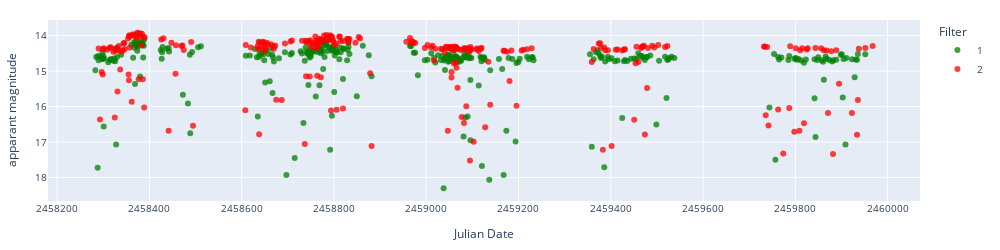
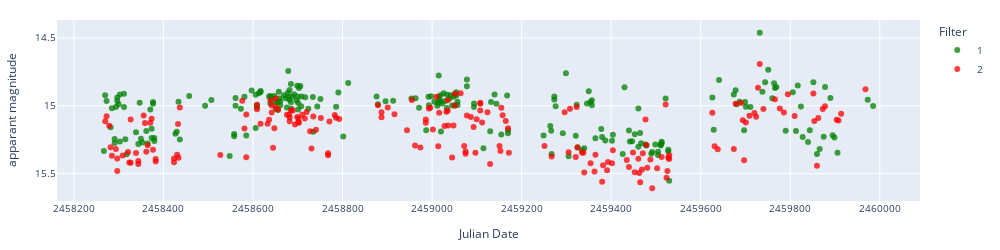
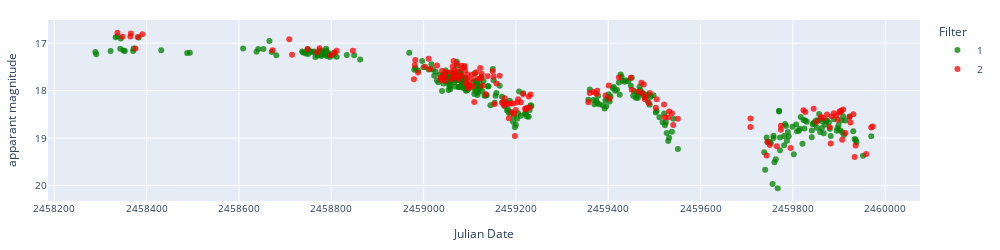
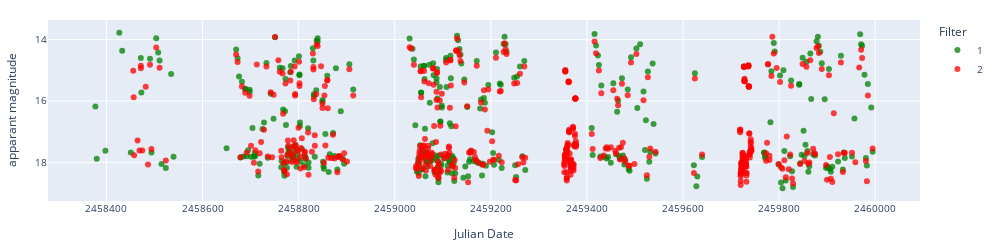

Notebook source saved alongside these figures, in order:
### Markdown cell above
### Display light curves

### Code cell
date = '2023_03_25'

manuallist = True

# Apply errorbars
error = False

if error == True:
        errCollasair1 = 'sigmapsf'
        errCollasair2 = 'dc_sigmag'
else:
    errCollasair1 = None
    errCollasair2 = None

objlist = df_ZTF_CVs[df_ZTF_CVs['Type'].str.contains('UGSS', na=False)]['Xmatch_obj'].iloc[20:40]
objtype = df_ZTF_CVs[df_ZTF_CVs['Type'].str.contains('UGSS', na=False)]['Type'].iloc[20:40]

if manuallist==True:
     objlist = ['ZTF18abajshu','ZTF18aagrgoe','ZTF18abchhxd','ZTF18aabfcyi','ZTF18abnzbxh','ZTF18acrsmyu','ZTF21abhrevv',
                'ZTF18abavrji','ZTF18aanwrti','ZTF18aammncw','ZTF19abzzuin','ZTF18acyerom','ZTF20abgbxco','ZTF18achemir',
                'ZTF18abmaqoi','ZTF18adlkmio','ZTF18abiwtyk','ZTF18aaueblh','ZTF18aakvuwy','ZTF18abcnbki','ZTF18abakkox']

i=0
for object, type in zip(objlist, objtype):
    print(i, object, type)
    
    # Display lasair difference magnitude and apparent magnitude light curves.
    lc_lasair = load_lasair_lc(object, path=f'../lightcurves_dataset/lasair_{date}')
    lc_lasair_appmag = lasair_clean(lc_lasair, limit=25, magerrlim=1)

    # print('Lasair difference magnitude')
    # display_lightcurve(lc_lasair,x='jd',y='magpsf',errorCol=errCollasair1)
    print('Lasair apparent magnitude')
    display_lightcurve(lc_lasair_appmag,x='jd',y='dc_mag',errorCol=errCollasair2)
    i+=1

### Figure 1 — Plotly figure (JSON) as saved in the notebook; plotly's stock layout.template omitted (floating-point values rounded to 4 significant figures; data arrays with more than 128 entries replaced by an {"elided": "..."} marker saying what was removed)
{"data": [{"hovertemplate": "Filter=1<br>Julian Date=%{x}<br>apparant magnitude=%{y}<extra></extra>", "legendgroup": "1", "marker": {"color": "green", "opacity": 0.75, "symbol": "circle"}, "mode": "markers", "name": "1", "orientation": "v", "showlegend": true, "type": "scatter", "x": {"elided": "309 float values"}, "xaxis": "x", "y": {"elided": "309 float values"}, "yaxis": "y"}, {"hovertemplate": "Filter=2<br>Julian Date=%{x}<br>apparant magnitude=%{y}<extra></extra>", "legendgroup": "2", "marker": {"color": "red", "opacity": 0.75, "symbol": "circle"}, "mode": "markers", "name": "2", "orientation": "v", "showlegend": true, "type": "scatter", "x": {"elided": "276 float values"}, "xaxis": "x", "y": {"elided": "276 float values"}, "yaxis": "y"}], "layout": {"font": {"size": 10}, "height": 250, "legend": {"title": {"text": "Filter"}, "tracegroupgap": 0}, "margin": {"b": 20, "l": 20, "r": 20, "t": 20}, "width": 1000, "xaxis": {"anchor": "y", "domain": [0, 1], "tickformat": "float", "title": {"text": "Julian Date"}}, "yaxis": {"anchor": "x", "autorange": "reversed", "domain": [0, 1], "title": {"text": "apparant magnitude"}}}}

### Figure 2 — Plotly figure (JSON) as saved in the notebook; plotly's stock layout.template omitted (floating-point values rounded to 4 significant figures; data arrays with more than 128 entries replaced by an {"elided": "..."} marker saying what was removed)
{"data": [{"hovertemplate": "Filter=1<br>Julian Date=%{x}<br>apparant magnitude=%{y}<extra></extra>", "legendgroup": "1", "marker": {"color": "green", "opacity": 0.75, "symbol": "circle"}, "mode": "markers", "name": "1", "orientation": "v", "showlegend": true, "type": "scatter", "x": {"elided": "235 float values"}, "xaxis": "x", "y": {"elided": "235 float values"}, "yaxis": "y"}, {"hovertemplate": "Filter=2<br>Julian Date=%{x}<br>apparant magnitude=%{y}<extra></extra>", "legendgroup": "2", "marker": {"color": "red", "opacity": 0.75, "symbol": "circle"}, "mode": "markers", "name": "2", "orientation": "v", "showlegend": true, "type": "scatter", "x": {"elided": "194 float values"}, "xaxis": "x", "y": {"elided": "194 float values"}, "yaxis": "y"}], "layout": {"font": {"size": 10}, "height": 250, "legend": {"title": {"text": "Filter"}, "tracegroupgap": 0}, "margin": {"b": 20, "l": 20, "r": 20, "t": 20}, "width": 1000, "xaxis": {"anchor": "y", "domain": [0, 1], "tickformat": "float", "title": {"text": "Julian Date"}}, "yaxis": {"anchor": "x", "autorange": "reversed", "domain": [0, 1], "title": {"text": "apparant magnitude"}}}}

### Figure 3 — Plotly figure (JSON) as saved in the notebook; plotly's stock layout.template omitted (floating-point values rounded to 4 significant figures; data arrays with more than 128 entries replaced by an {"elided": "..."} marker saying what was removed)
{"data": [{"hovertemplate": "Filter=1<br>Julian Date=%{x}<br>apparant magnitude=%{y}<extra></extra>", "legendgroup": "1", "marker": {"color": "green", "opacity": 0.75, "symbol": "circle"}, "mode": "markers", "name": "1", "orientation": "v", "showlegend": true, "type": "scatter", "x": {"elided": "318 float values"}, "xaxis": "x", "y": {"elided": "318 float values"}, "yaxis": "y"}, {"hovertemplate": "Filter=2<br>Julian Date=%{x}<br>apparant magnitude=%{y}<extra></extra>", "legendgroup": "2", "marker": {"color": "red", "opacity": 0.75, "symbol": "circle"}, "mode": "markers", "name": "2", "orientation": "v", "showlegend": true, "type": "scatter", "x": {"elided": "161 float values"}, "xaxis": "x", "y": {"elided": "161 float values"}, "yaxis": "y"}], "layout": {"font": {"size": 10}, "height": 250, "legend": {"title": {"text": "Filter"}, "tracegroupgap": 0}, "margin": {"b": 20, "l": 20, "r": 20, "t": 20}, "width": 1000, "xaxis": {"anchor": "y", "domain": [0, 1], "tickformat": "float", "title": {"text": "Julian Date"}}, "yaxis": {"anchor": "x", "autorange": "reversed", "domain": [0, 1], "title": {"text": "apparant magnitude"}}}}

### Figure 4 — Plotly figure (JSON) as saved in the notebook; plotly's stock layout.template omitted (floating-point values rounded to 4 significant figures; data arrays with more than 128 entries replaced by an {"elided": "..."} marker saying what was removed)
{"data": [{"hovertemplate": "Filter=1<br>Julian Date=%{x}<br>apparant magnitude=%{y}<extra></extra>", "legendgroup": "1", "marker": {"color": "green", "opacity": 0.75, "symbol": "circle"}, "mode": "markers", "name": "1", "orientation": "v", "showlegend": true, "type": "scatter", "x": {"elided": "362 float values"}, "xaxis": "x", "y": {"elided": "362 float values"}, "yaxis": "y"}, {"hovertemplate": "Filter=2<br>Julian Date=%{x}<br>apparant magnitude=%{y}<extra></extra>", "legendgroup": "2", "marker": {"color": "red", "opacity": 0.75, "symbol": "circle"}, "mode": "markers", "name": "2", "orientation": "v", "showlegend": true, "type": "scatter", "x": {"elided": "503 float values"}, "xaxis": "x", "y": {"elided": "503 float values"}, "yaxis": "y"}], "layout": {"font": {"size": 10}, "height": 250, "legend": {"title": {"text": "Filter"}, "tracegroupgap": 0}, "margin": {"b": 20, "l": 20, "r": 20, "t": 20}, "width": 1000, "xaxis": {"anchor": "y", "domain": [0, 1], "tickformat": "float", "title": {"text": "Julian Date"}}, "yaxis": {"anchor": "x", "autorange": "reversed", "domain": [0, 1], "title": {"text": "apparant magnitude"}}}}
